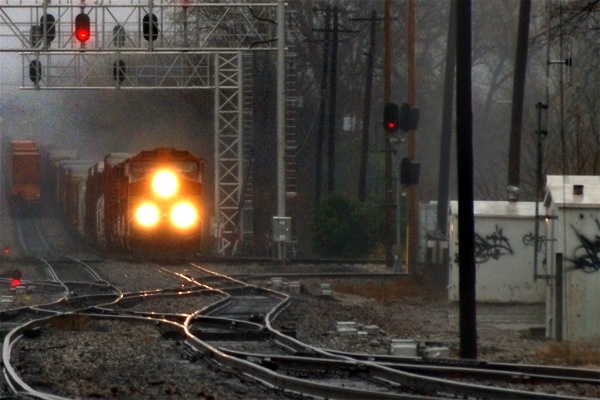
#> input picture image_work3/1.jpg, 600 x 400 px
$ python test2.py
#> lines starting #> are read from the running program, lines starting #| are printed output that depends on the picture
import cv2
import matplotlib.pyplot as plt
import numpy as np

# 读取图像信息
from numpy.fft import ifftshift

img0 = cv2.imread("1.jpg")
#> img0 is the input picture: shape (400, 600, 3); mean B, G, R 60, 65.4, 71
img1 = cv2.resize(img0, dsize=None, fx=1, fy=1)
img2 = cv2.cvtColor(img1, cv2.COLOR_BGR2GRAY)  # 转化为灰度图
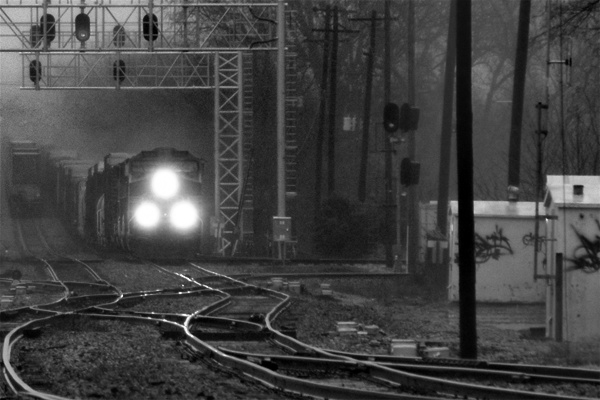
#> img2: shape (400, 600); min 0, max 255, mean 66.4
h, w = img1.shape[:2]
#> h = 400; w = 600
print(h, w)
#| 400 600
# cv2.namedWindow("W0")
# cv2.imshow("W0", img2)
# cv2.waitKey(delay=0)
# 将图像转化到频域内并绘制频谱图
##numpy实现
plt.rcParams['font.family'] = 'SimHei'  # 将全局中文字体改为黑体
f = np.fft.fft2(img2)
fshift = np.fft.fftshift(f)  # 将0频率分量移动到图像的中心
magnitude_spectrum0 = 20 * np.log(np.abs(fshift))
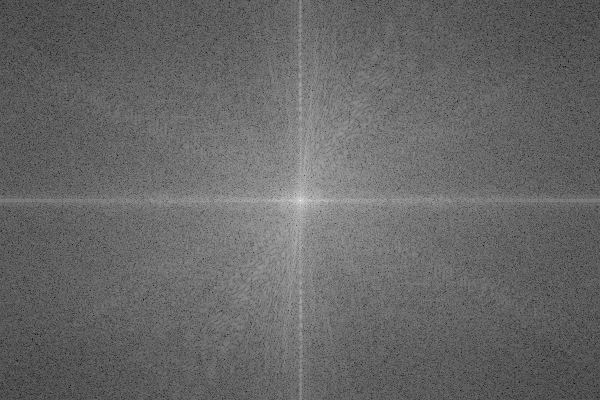
#> magnitude_spectrum0: shape (400, 600) float64; min 32.07, max 331.7, mean 153.6; drawn with min black and max white
# [17 lines of commented-out code are left out]
dft = cv2.dft(np.float32(img2), flags=cv2.DFT_COMPLEX_OUTPUT)
dft_shift = np.fft.fftshift(dft)
magnitude_spectrum1 = 20 * np.log(cv2.magnitude(dft_shift[:, :, 0], dft_shift[:, :, 1]))
plt.subplot(121), plt.imshow(img2, cmap='gray')
plt.title('原图'), plt.xticks([]), plt.yticks([])
plt.subplot(122), plt.imshow(magnitude_spectrum1, cmap='gray')
plt.title('频谱图'), plt.xticks([]), plt.yticks([])
plt.show()
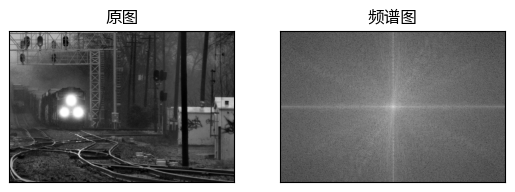
#> figure drawn by matplotlib, 2 panels
